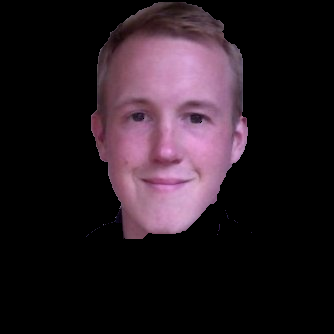
//> input picture grabcut_img.png, 334 x 334 px
$ ./main ../../grabcut_img.png 100 100 100 100 ../../grabcut_img_alpha.png   (built with g++ and OpenCV 4)
//> lines starting //> are read from the running program, lines starting //| are printed output that depends on the picture; after the words box and inside, x2 and y2 are one past the last pixel; in counts of white or black regions, pixels touching at a corner belong together
#include "opencv2/highgui/highgui.hpp"
#include "opencv2/imgproc/imgproc.hpp"
#include <iostream>
#include <sys/types.h>
#include <sys/stat.h>

//PLATFORM
#define MAC 1

#define EXIT 0
#define RECT 1
#define BKGDFRGD 2
#define DEBUG 1
#define CROP 1


#ifdef MAC
#include <mach-o/dyld.h>
#endif

using namespace std;
using namespace cv;

// [20 lines left out: function help, not called in this run]

const Scalar RED = Scalar(0,0,255);
const Scalar PINK = Scalar(230,130,255);
const Scalar BLUE = Scalar(255,0,0);
const Scalar LIGHTBLUE = Scalar(255,255,160);
const Scalar GREEN = Scalar(0,255,0);

const int BGD_KEY = CV_EVENT_FLAG_CTRLKEY;
const int FGD_KEY = CV_EVENT_FLAG_SHIFTKEY;

//suffix variables
const string suffix = "_grabcut.";
const string alphasuffix = "_sticker";
const string fileext = ".png";
const string savepath = "public/users/";

static void getBinMask( const Mat& comMask, Mat& binMask )
{
    if( comMask.empty() || comMask.type()!=CV_8UC1 )
        CV_Error( CV_StsBadArg, "comMask is empty or has incorrect type (not CV_8UC1)" );
    if( binMask.empty() || binMask.rows!=comMask.rows || binMask.cols!=comMask.cols )
        binMask.create( comMask.size(), CV_8UC1 );
    binMask = comMask & 1;
}

class GCApplication
{
public:
    enum{ NOT_SET = 0, IN_PROCESS = 1, SET = 2 };
    static const int radius = 2;
    static const int thickness = -1;

    void reset();
    void clearRect();
    void constructor();
    void autoRect(int x, int y, int width, int height, string filepath, string useruid);
    void setImageAndWinName( const Mat& _image, const string& _winName );
    void showImage() const;
    void mouseClick( int event, int x, int y, int flags, void* param );
    void doRectangle(char** argv);
    int nextIter();
    int getIterCount() const { return iterCount; }

private:
    void setRectInMask();
    void setLblsInMask( int flags, Point p, bool isPr );

    const string* winName;
    const Mat* image;
    Mat mask;
    Mat bgdModel, fgdModel;

    uchar rectState, lblsState, prLblsState;
    bool isInitialized;

    Rect rect;
    vector<Point> fgdPxls, bgdPxls, prFgdPxls, prBgdPxls;
    int iterCount;
};

void GCApplication::reset()
{
    if( !mask.empty() )
        mask.setTo(Scalar(255,255,255,255));//GC_BGD));
    bgdPxls.clear(); fgdPxls.clear();
    prBgdPxls.clear();  prFgdPxls.clear();

    isInitialized = false;
    rectState = NOT_SET;
    lblsState = NOT_SET;
    prLblsState = NOT_SET;
    iterCount = 0;
}

void GCApplication::setImageAndWinName( const Mat& _image, const string& _winName  )
{
    if( _image.empty() || _winName.empty() )
        return;
    image = &_image;
    winName = &_winName;
    mask.create( image->size(), CV_8UC4);
    reset();
}

void GCApplication::clearRect()
{
    rectState = NOT_SET;
}

// [71 lines left out: function showImage, not called in this run]

void GCApplication::setRectInMask()
{
    assert( !mask.empty() );
    mask.setTo(Scalar(255,255,255,255)); //GC_BGD );
    rect.x = max(0, rect.x);
    rect.y = max(0, rect.y);
    rect.width = min(rect.width, image->cols-rect.x);
    rect.height = min(rect.height, image->rows-rect.y);
    (mask(rect)).setTo( Scalar(255,255,255,255));//GC_PR_FGD) );
}

// [29 lines left out: function setLblsInMask, not called in this run]

void GCApplication::autoRect(int x, int y, int width, int height, string filepath, string useruid)
{
  if(DEBUG)
  {
    cout << filepath << endl;
    cout << x << " - " << y << endl;
    cout << width << " - " << height << endl;
    cout << "userid " << useruid << endl;
  }

  rect = Rect(Point(x, y), Point(width+x,height+y));
  rectState = SET;
  setRectInMask();

  nextIter();

  Mat res;
  Mat binMask;
  Mat img_masked;

  if( !isInitialized )
  {
      res.setTo(Scalar::all(255));
      image->copyTo(res);
      image->copyTo(img_masked);
  }
  else
  {
      res.setTo(Scalar::all(255));
      getBinMask(mask, binMask);
      image->copyTo(res, binMask);
      image->copyTo(img_masked, binMask);
  }
  clearRect();
  //showImage();

  nextIter();

//HERE
  //extract filename only
  int lastindex = (int)filepath.find_last_of("/");
  string savefolder = savepath+useruid+"/";
  string rawname = filepath.substr(lastindex + 1, filepath.length());
  string fname = rawname+suffix+fileext;
  string fname_alpha = rawname+alphasuffix+fileext;

  if(DEBUG) {
    cout << rawname << endl;
    cout << fname << endl;
    cout << fname_alpha << endl;
    cout << savefolder << endl;
  }


  uchar* newdata = new uchar[img_masked.total()*4];
  Mat matRGBA(img_masked.size(), CV_8UC4, newdata);
  cvtColor(img_masked, matRGBA, CV_RGB2RGBA, 4);

  //set alpha values of matRGBA based on binMask
  if(isInitialized)
  {
    for(int i = 0; i < matRGBA.rows; i++)
    {
      for(int j = 0; j < matRGBA.cols; j++)
      {
        Vec4b& v = matRGBA.at<Vec4b>(i,j);
        if(binMask.at<uchar>(i,j) == 0)
          v[3] = 0;
        else
          v[3] = 255;
      }
    }
  }

  //crops region of interest based on choosen rect
  if(CROP)
  {
    matRGBA = matRGBA(rect);
  }

  //create folder if doesn't exit
  string pathuid = savepath+useruid+"/";
  mkdir(pathuid.c_str(), 0775);
  //imwrite(savefolder+fname, res);
  imwrite(savefolder+fname_alpha, matRGBA);
}

// [70 lines left out: function mouseClick, not called in this run]

int GCApplication::nextIter()
{
    if( isInitialized )
        grabCut( *image, mask, rect, bgdModel, fgdModel, 1 );
    else
    {
        if( rectState != SET )
            return iterCount;

        if( lblsState == SET || prLblsState == SET )
            grabCut( *image, mask, rect, bgdModel, fgdModel, 1, GC_INIT_WITH_MASK );
        else
            grabCut( *image, mask, rect, bgdModel, fgdModel, 1, GC_INIT_WITH_RECT );

        isInitialized = true;
    }
    iterCount++;

    bgdPxls.clear(); fgdPxls.clear();
    prBgdPxls.clear(); prFgdPxls.clear();

    return iterCount;
}

GCApplication gcapp;

// [4 lines left out: function on_mouse, not called in this run]

static int validateFilename(string filename) {
  return filename.empty() ? 0 : 1;
}

static int validateImage(Mat image) {
  return image.empty() ? 0 : 1;
}

void GCApplication::doRectangle(char** argv)
{
  Mat image;

  string filepath, useruid, savepath;
  int x, y, width, height;

  //create struct
  filepath = argv[1];
  x = atoi(argv[2]);
  y = atoi(argv[3]);
  width = atoi(argv[4]);
  height = atoi(argv[5]);
  useruid = argv[6];

  if(DEBUG)
  {
    cout << filepath << endl;
    cout << x << " - " << y << endl;
    cout << width << " - " << height << endl;
    cout << "userid " << useruid << endl;
  }

  if (validateFilename(filepath)) {
    image = imread(filepath, 1);
//> image is the input picture: 334 rows x 334 cols, CV_8UC3; mean B, G, R 32.7, 25.9, 37.6
    cout << "valid filepath" << endl;
  } else {
    ;// treat error
  }

  if (validateImage(image)) {
    cout << "valid image" << endl;
    const string winName = "image";
    gcapp.setImageAndWinName(image, winName);
    //remove .extension
    int lastindex = (int)filepath.find_last_of(".");
    string pathextless = filepath.substr(0, lastindex);
    gcapp.autoRect(x,y,width, height, pathextless, useruid);
//> in nextIter, `grabCut( *image, mask, rect, bgdModel, fgdModel, 1, GC_INIT_WITH_RECT );`:
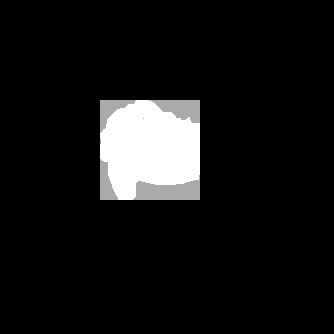
//> mask: 334 rows x 334 cols, CV_8UC1; min 0, max 3, mean 0.245; drawn with min black and max white
//> in nextIter, `grabCut( *image, mask, rect, bgdModel, fgdModel, 1, GC_INIT_WITH_RECT );`: bgdModel = 65 values, max 309.6 at index 64, min 0 at index 5, mean 108.8; fgdModel = 65 values, max 428.9 at index 37, min 0.0436 at index 3, mean 103
//> in getBinMask, `binMask = comMask & 1;`:
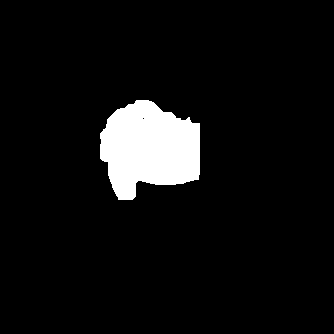
//> binMask: 334 rows x 334 cols, CV_8UC1; values 0 (black) and 1 (white), 6.5% white; 1 white region, box (x1, y1, x2, y2) and area: (100, 100, 200, 200) 7287
//> in autoRect, `image->copyTo(res, binMask);`:
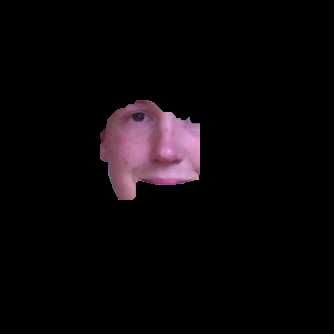
//> res: 334 rows x 334 cols, CV_8UC3; mean B, G, R 8.8, 6.8, 10.4
//> in nextIter (call 2), `grabCut( *image, mask, rect, bgdModel, fgdModel, 1 );`:
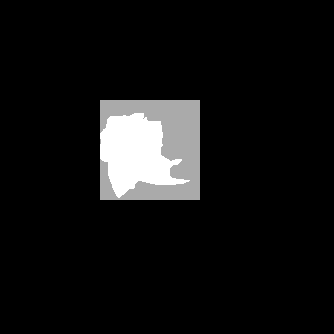
//> mask: 334 rows x 334 cols, CV_8UC1; 2.57% of pixels changed, all inside (x1, y1, x2, y2) = (111, 100, 200, 200); drawn with min black and max white
//> in nextIter (call 2), `grabCut( *image, mask, rect, bgdModel, fgdModel, 1 );`: bgdModel = 65 values, max 306.5 at index 64, min 0 at index 5, mean 110.9; fgdModel = 65 values, max 365.3 at index 37, min 0 at index 3, mean 98.84
//> in autoRect, `matRGBA = matRGBA(rect);`:
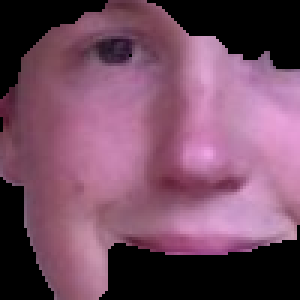
//> matRGBA: 100 rows x 100 cols, CV_8UC4 (shown 3 times larger); mean B, G, R, A 98.1, 75.8, 116.4, 185.8
  }
}


int main(int argc, char** argv )
{
  cout << "Testing:" << endl;
  cout << argc << endl;

  // [20 lines of commented-out code are left out]
  switch(argc) {
    case 4:
      //do frnd bknd
    case 7:
      gcapp.doRectangle(argv);
    default:
      break;
  }
// [30 lines of commented-out code are left out]

exit_main:
  return 0;
}
